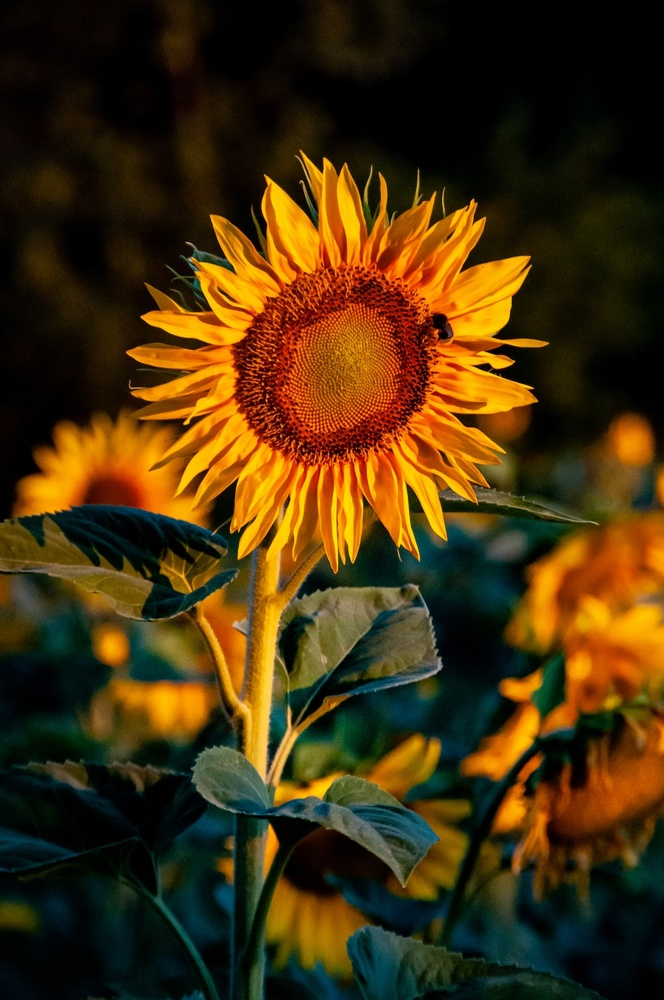
#> input picture sunflower.jfif, 664 x 1000 px, shrunk from 1000 x 1506 before the run
$ jupyter execute pp0.ipynb
#> lines starting #> are read from the running program, lines starting #| are printed output that depends on the picture
[cell 1]
#NumPy
import numpy as np
matrix = np.random.uniform(3, 100, size=(15, 20))
print(matrix)

[cell 2]
def find_nearest_value(array, target_value):
    return matrix[np.unravel_index(np.argmin(np.abs(array - target_value)), array.shape)]
print("Nearest value to target: ", find_nearest_value(matrix,100))

[cell 3]
print("Average: ", np.mean(matrix))
print("Median: " , np.median(matrix))

[cell 4]
import matplotlib.pyplot as plt
plt.imshow(matrix)
plt.colorbar()
plt.show()
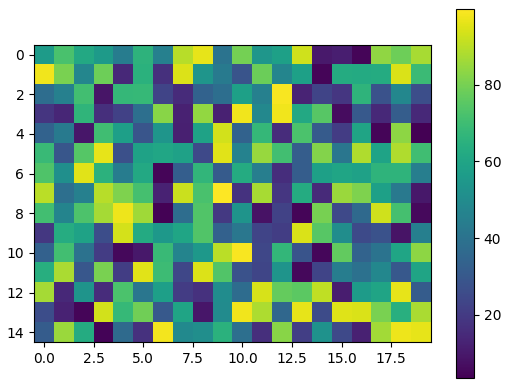
#> figure drawn by matplotlib, 2 panels

[cell 5]
plt.contourf(matrix)
plt.colorbar()
plt.show()
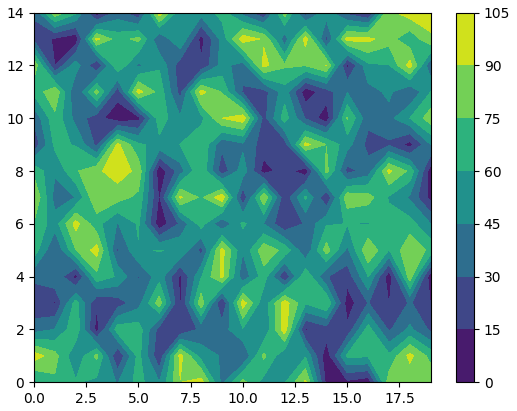
#> figure drawn by matplotlib, 2 panels

[cell 6]
def impute_missing_with_mean(array):
    column_means = np.nanmean(array,axis=0)
    nan_indices = np.isnan(array)
    matrix[nan_indices] = np.take(column_means, np.where(nan_indices)[1])
#filling with Nan
x, y = np.random.randint(0, 15, size=(1, 10)), np.random.randint(0, 20, size=(1, 10))
for i,j in zip(x,y):
    matrix[i,j]=np.nan
#restoring values
impute_missing_with_mean(matrix)
print(matrix)

[cell 7]
def normalize_matrix(array):
    min_val = np.min(array)
    max_val = np.max(array)
    return (array - min_val) / (max_val - min_val)
print(normalize_matrix(matrix))

[cell 8]
#SciPy part using only
from PIL import Image

image = np.array(Image.open("sunflower.jfif"))
#> image is the input picture: shape (1000, 664, 3); mean R, G, B 70.5, 48.6, 12.7
plt.imshow(image)
plt.title('Original image')

[cell 9]
def enhance_contrast(img):
    min_percentile = 2
    max_percentile = 98

    minvals = np.percentile(img, min_percentile, axis=(0, 1))
#> minvals = [0, 0, 0]
    maxvals = np.percentile(img, max_percentile, axis=(0, 1))
#> maxvals = [255, 185, 79]

    adjusted_channels = []
    for channel in range(img.shape[2]):
        adjusted_channel = img[:, :, channel]
        adjusted_channel = np.clip(adjusted_channel, minvals[channel], maxvals[channel])
        adjusted_channel = ((adjusted_channel - minvals[channel]) / (maxvals[channel] - minvals[channel])) * 255
        adjusted_channels.append(adjusted_channel)
#> this loop made 3 passes
#> pass 1, in enhance_contrast, `adjusted_channel = img[:, :, channel]`:
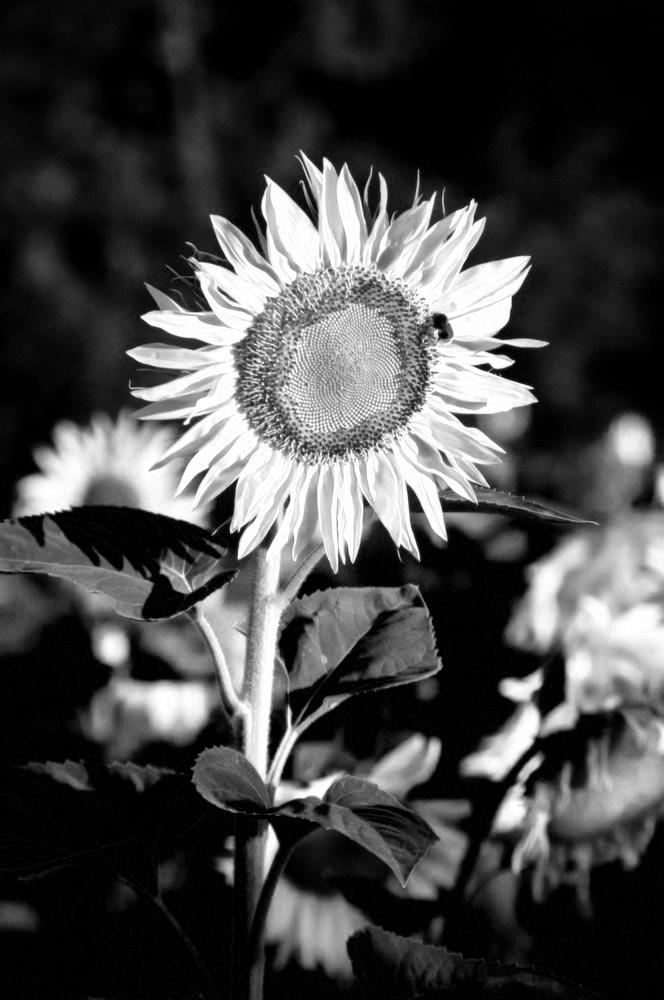
#> adjusted_channel: shape (1000, 664); min 0, max 255, mean 70.5
#> after the loop:
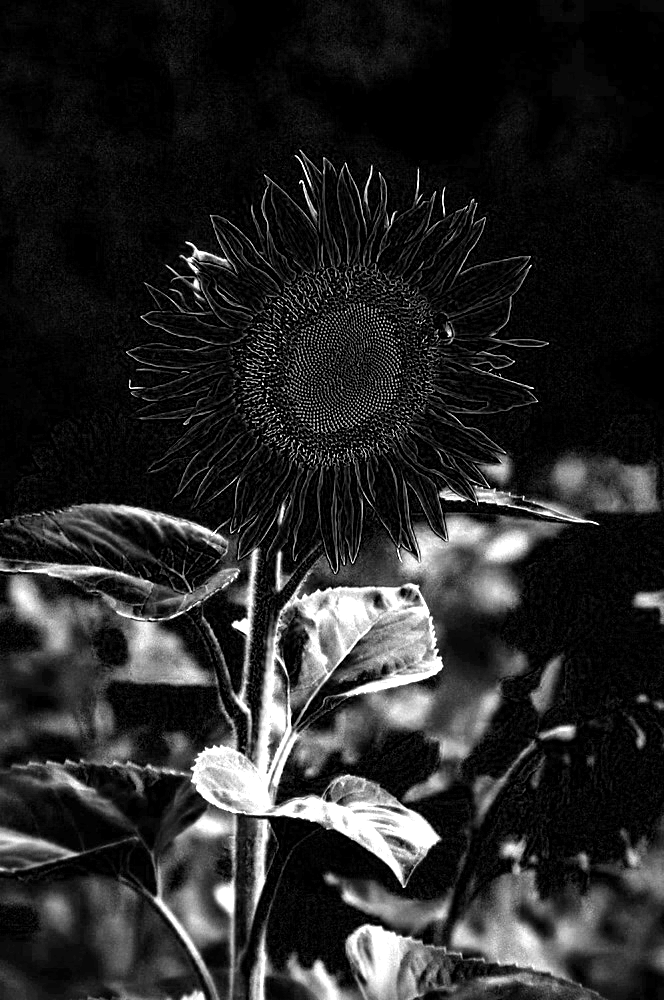
#> adjusted_channel: shape (1000, 664) float64; min 0, max 255, mean 40.2
#> after the loop, adjusted_channels = 3 items

    adjusted = np.stack(adjusted_channels, axis=-1)
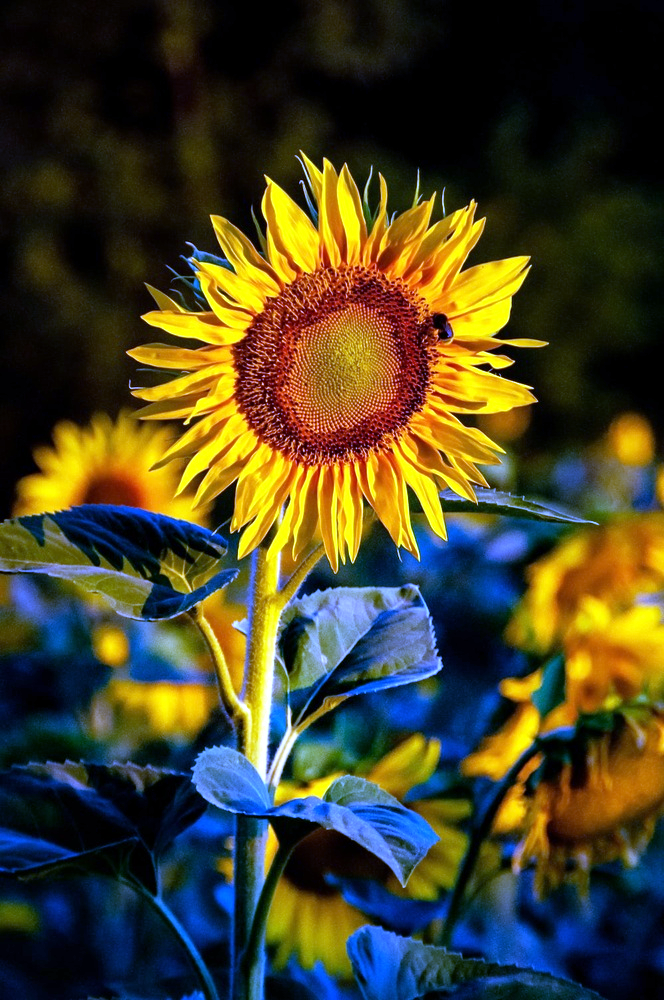
#> adjusted: shape (1000, 664, 3) float64; mean of channels 0, 1, 2 70.5, 66.6, 40.2; drawn as R, G, B

    return Image.fromarray(adjusted.astype(np.uint8))

adjusted_image = enhance_contrast(image)
plt.imshow(adjusted_image)
plt.title("Contrasted picture")

[cell 10]
plt.imshow(image[:, :, 0], cmap='Reds', vmin=0, vmax=255)
plt.title("Red Channel")

[cell 11]
plt.imshow(image[:, :, 1], cmap='Greens', vmin=0, vmax=255)
plt.title("Green Channel")

[cell 12]
plt.imshow(image[:, :, 2], cmap='Blues', vmin=0, vmax=255)
plt.title("Blue Channel")
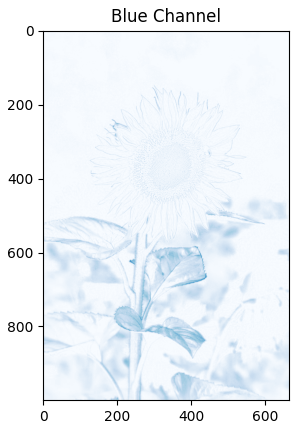
#> figure drawn by matplotlib, 1 panel

[cell 13]
grayscale_image = np.dot(image, [0.2989, 0.5870, 0.1140])
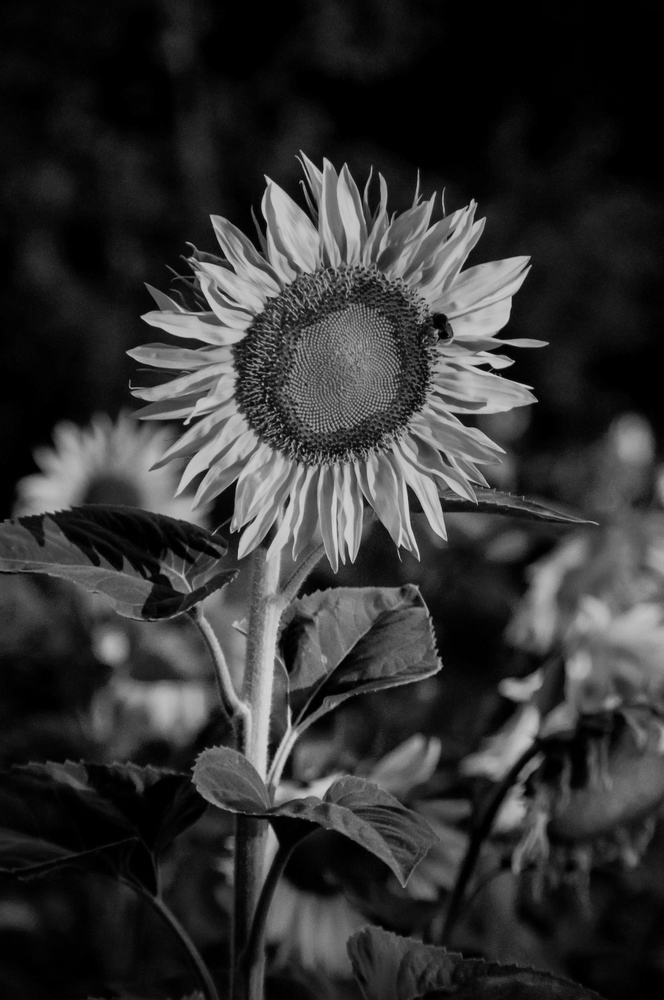
#> grayscale_image: shape (1000, 664) float64; min 0, max 215.8, mean 51.1
grayscale_image_pil = Image.fromarray(grayscale_image.astype(np.uint8))
plt.imshow(grayscale_image_pil, cmap='gray')
plt.title("Greyscale")

[cell 14]
import scipy.ndimage as ndimage

sigma = 20.0
blurred_image = ndimage.gaussian_filter(image, sigma=(sigma, sigma, 0))
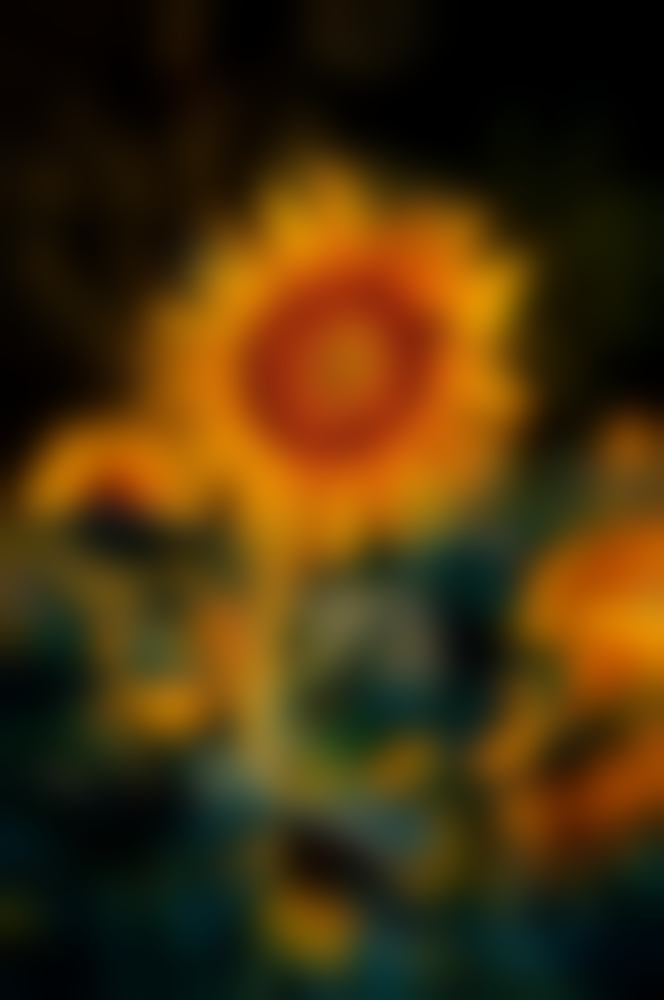
#> blurred_image: shape (1000, 664, 3); mean R, G, B 69.5, 47.6, 11.8
plt.imshow(blurred_image)
plt.title("Blurred")

[cell 15]
gradient = ndimage.morphological_gradient(grayscale_image, size=(3, 3))
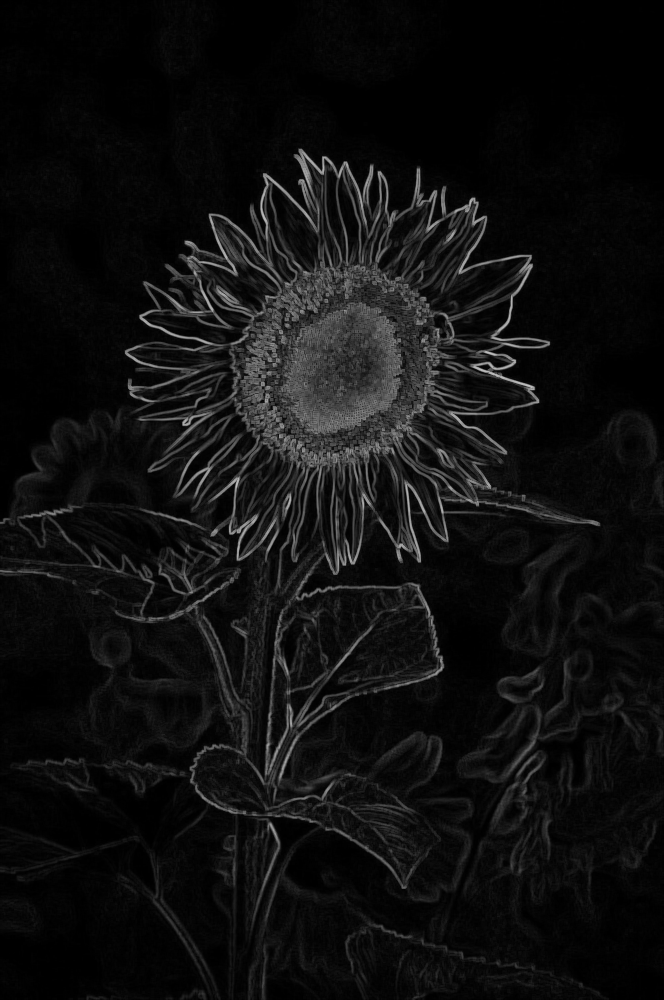
#> gradient: shape (1000, 664) float64; min 0, max 194.8, mean 16.1
plt.imshow(gradient, cmap='gray')
plt.title('Contour')
